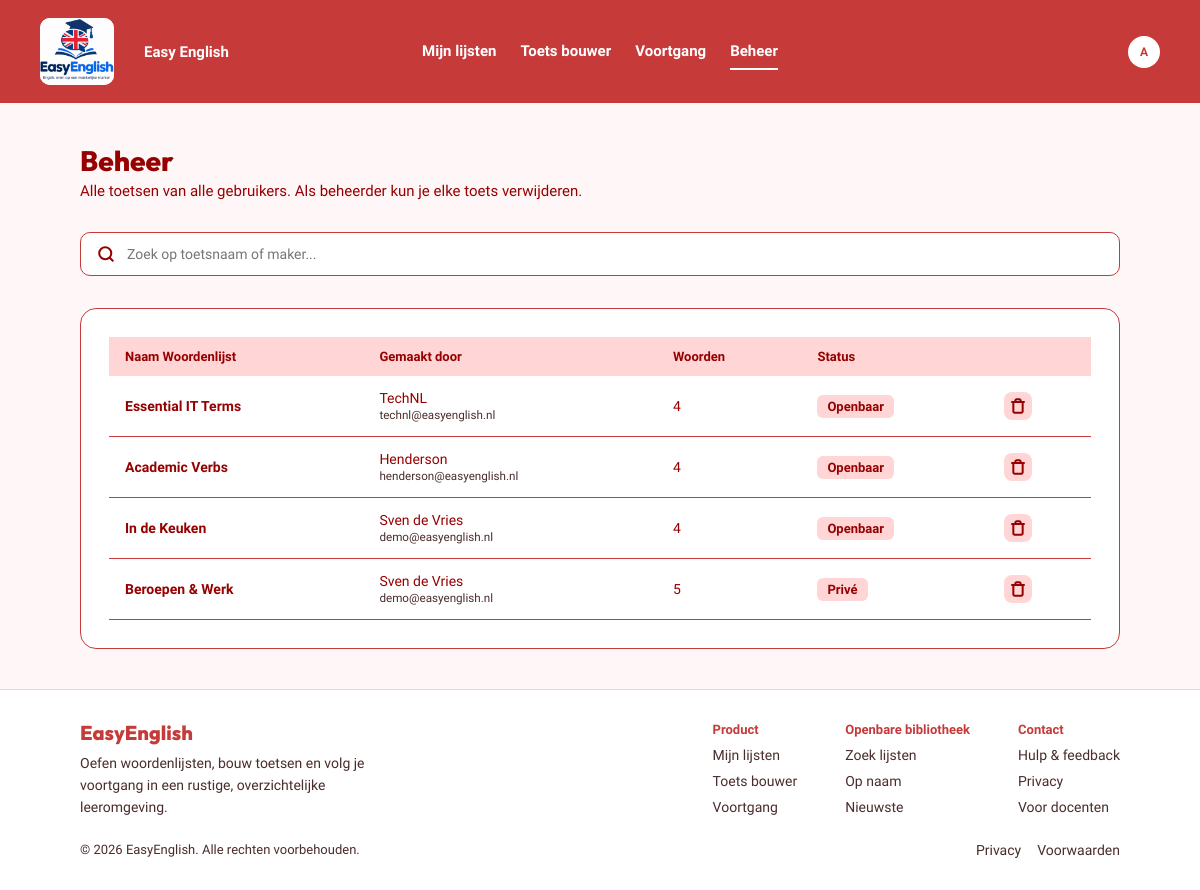
Screenshot of /beheer.php (signed in) with the database file from the repository.
### tables this page shows
CREATE TABLE users (
    id             INT AUTO_INCREMENT PRIMARY KEY,
    full_name      VARCHAR(100) NOT NULL,
    email          VARCHAR(150) NOT NULL UNIQUE,
    password_hash  VARCHAR(255) NOT NULL,
    default_public TINYINT(1) NOT NULL DEFAULT 0,
    is_admin       TINYINT(1) NOT NULL DEFAULT 0
);

CREATE TABLE word_lists (
    id           INT AUTO_INCREMENT PRIMARY KEY,
    user_id      INT NOT NULL,
    title        VARCHAR(150) NOT NULL,
    description  TEXT NULL,
    category     VARCHAR(50) NULL,
    direction    VARCHAR(5) NOT NULL DEFAULT 'nl-en',
    is_public    TINYINT(1) NOT NULL DEFAULT 0,
    is_published TINYINT(1) NOT NULL DEFAULT 0,
    FOREIGN KEY (user_id) REFERENCES users(id) ON DELETE CASCADE
);

### classes/Database.php (called while the page is built)
<?php
class Database
{
    private static $pdo = null;
    public static function connect()
    {
        if (self::$pdo == null) {
            self::$pdo = new PDO('mysql:host=127.0.0.1;dbname=easyenglish;charset=utf8mb4', 'root', '');
            self::$pdo->setAttribute(PDO::ATTR_ERRMODE, PDO::ERRMODE_EXCEPTION);
            self::$pdo->setAttribute(PDO::ATTR_DEFAULT_FETCH_MODE, PDO::FETCH_ASSOC);
        }
        return self::$pdo;
    }
}

### includes/init.php (called while the page is built, shortened)
<?php
require_once __DIR__ . '/../classes/Database.php';
require_once __DIR__ . '/../classes/User.php';
require_once __DIR__ . '/../classes/WordList.php';
$user = false;
if (isset($_SESSION['user_id'])) {
    $userClass = new User();
    $user = $userClass->getById($_SESSION['user_id']);
}
$isAdmin = $user && !empty($user['is_admin']);

### classes/User.php (called while the page is built, shortened)
<?php
class User
{
    private $db;
    public function __construct()
    {
        $this->db = Database::connect();
    }
    public function getById($id)
    {
        $stmt = $this->db->prepare('SELECT * FROM users WHERE id = ?');
        $stmt->execute([$id]);
        return $stmt->fetch();
    }
}

### classes/WordList.php (called while the page is built, shortened)
<?php
class WordList
{
    private $db;
    public function __construct()
    {
        $this->db = Database::connect();
    }
    public function getAllLists($zoek)
    {
        $stmt = $this->db->prepare('
            SELECT word_lists.*, users.full_name, users.email,
                (SELECT COUNT(*) FROM words WHERE words.list_id = word_lists.id) AS word_count
            FROM word_lists
            JOIN users ON users.id = word_lists.user_id
            WHERE word_lists.title LIKE ? OR users.full_name LIKE ?
            ORDER BY word_lists.id DESC
        ');
        $stmt->execute(['%' . $zoek . '%', '%' . $zoek . '%']);
        return $stmt->fetchAll();
    }
}

### beheer.php (the view, shortened to what this page needs)
<?php
require 'includes/init.php';
$wordList = new WordList();
$zoek = '';
$lijsten = $wordList->getAllLists($zoek);
$actief = 'beheer';
include 'includes/header.php';
?>
<main class="page">
    <div class="title-area">
        <h1>Beheer</h1>
        <p>Alle toetsen van alle gebruikers. Als beheerder kun je elke toets verwijderen.</p>
    </div>
    <form method="get" class="search-input">
        <img src="assets/icons/search.svg" alt="">
        <input type="search" name="zoek" value="<?= htmlspecialchars($zoek) ?>" placeholder="Zoek op toetsnaam of maker...">
    </form>
    <div class="card">
        <table class="data-table">
            <tr>
                <th>Naam Woordenlijst</th>
                <th>Gemaakt door</th>
                <th>Woorden</th>
                <th>Status</th>
                <th></th>
            </tr>
            <?php foreach ($lijsten as $lijst) { ?>
                <tr>
                    <td class="strong"><a href="lijst.php?id=<?= $lijst['id'] ?>"><?= htmlspecialchars($lijst['title']) ?></a></td>
                    <td><?= htmlspecialchars($lijst['full_name']) ?><br><small><?= htmlspecialchars($lijst['email']) ?></small></td>
                    <td><?= $lijst['word_count'] ?></td>
                    <td>
                        <span class="badge">
                            <?php
                            if ($lijst['is_published'] == 0) {
                                echo 'Concept';
                            } elseif ($lijst['is_public'] == 1) {
                                echo 'Openbaar';
                            } else {
                                echo 'Privé';
                            }
                            ?>
                        </span>
                    </td>
                    <td>
                        <form method="post" onsubmit="return confirm('Weet je zeker dat je deze toets wilt verwijderen?');">
                            <button class="icon-button" type="submit" title="Verwijderen">
                                <img src="assets/icons/trash.svg" alt="Verwijderen">
                            </button>
                        </form>
                    </td>
                </tr>
            <?php } ?>
        </table>
    </div>
</main>
<?php include 'includes/footer.php'; ?>

### includes/header.php (shortened to what this page needs)
<?php
$voorletters = '';
if ($user) {
    $delen = explode(' ', $user['full_name']);
    $voorletters = strtoupper(substr($delen[0], 0, 1));
}
?>
<!DOCTYPE html>
<html lang="nl">
<head>
    <link rel="stylesheet" href="assets/css/styles.css">
</head>
<body>
<header class="topbar">
    <a class="brand" href="index.php">
        <img class="logo" src="assets/img/logo.png" alt="Easy English logo">
        <span class="brand-name">Easy English</span>
    </a>
    <?php if ($user) { ?>
        <nav class="main-nav">
            <a href="index.php" class="<?= $actief == 'lijsten' ? 'active' : '' ?>">Mijn lijsten</a>
            <a href="toetsbouwer.php" class="<?= $actief == 'bouwer' ? 'active' : '' ?>">Toets bouwer</a>
            <a href="voortgang.php" class="<?= $actief == 'voortgang' ? 'active' : '' ?>">Voortgang</a>
            <?php if ($isAdmin) { ?>
                <a href="beheer.php" class="<?= $actief == 'beheer' ? 'active' : '' ?>">Beheer</a>
            <?php } ?>
        </nav>
        <div class="header-right">
            <a class="avatar" href="instellingen.php" title="Instellingen"><?= htmlspecialchars($voorletters) ?></a>
        </div>
    <?php } ?>
</header>

### assets/css/styles.css (style rules this page uses)
:root { --rood: #c63a3a; --donkerrood: #960000; --roze: #ffd5d5; --achtergrond: #fff7f7; --bruin: #4a2c2c; --lijn: #e8d7d7; }
* { box-sizing: border-box; }
body { margin: 0; display: flex; flex-direction: column; min-height: 100vh; background: var(--achtergrond); color: var(--donkerrood); font-family: 'Geist', Arial, sans-serif; font-size: 15px; }
main { flex: 1; }
h1, h2, h3, p { margin: 0; }
a { color: inherit; }
button, input, select, textarea { font: inherit; color: inherit; }
button { cursor: pointer; }
img { display: block; }
.topbar { display: grid; grid-template-columns: 1fr auto 1fr; align-items: center; padding: 18px 40px; background: var(--rood); }
.brand { display: flex; align-items: center; gap: 30px; text-decoration: none; }
.logo { width: 74px; height: 67px; background: white; border-radius: 10px; object-fit: cover; }
.brand-name, .main-nav a { color: white; font-size: 15px; font-weight: 600; text-decoration: none; }
.main-nav { display: flex; gap: 24px; }
.main-nav a { padding: 8px 0; border-bottom: 2px solid transparent; }
.main-nav a:hover, .main-nav a.active { border-bottom-color: white; }
.header-right { display: flex; justify-content: flex-end; }
.avatar { display: flex; align-items: center; justify-content: center; width: 32px; height: 32px; background: white; color: var(--rood); border-radius: 50%; font-size: 12px; font-weight: 700; text-decoration: none; }
.page { display: flex; flex-direction: column; gap: 32px; max-width: 1280px; margin: 0 auto; padding: 40px 80px; width: 100%; }
.card { display: flex; flex-direction: column; gap: 20px; padding: 28px; background: white; border: 1px solid var(--rood); border-radius: 16px; }
.title-area h1 { font-family: 'Outfit', Arial, sans-serif; font-size: 28px; font-weight: 800; }
.title-area p { margin-top: 4px; }
.badge { display: inline-block; padding: 4px 10px; background: var(--roze); border-radius: 6px; font-size: 13px; font-weight: 700; }
.icon-button { display: flex; padding: 6px; background: var(--roze); border: 0; border-radius: 8px; }
.search-input { display: flex; flex: 1; align-items: center; gap: 10px; padding: 12px 16px; background: white; border: 1px solid var(--rood); border-radius: 10px; }
.search-input input { flex: 1; border: 0; outline: none; font-size: 14px; }
.data-table { width: 100%; border-collapse: collapse; font-size: 14px; text-align: left; }
.data-table th { padding: 12px 16px; background: var(--roze); font-size: 13px; }
.data-table td { padding: 14px 16px; border-bottom: 1px solid var(--rood); }
.data-table .strong { font-weight: 600; }
.data-table a { text-decoration: none; }
.data-table small { color: var(--bruin); }

### rows the page displays
users: full_name "A"
word_lists: title "Essential IT Terms", user.full_name "TechNL", user.email "technl@easyenglish.nl", word_count "4", is_published "Openbaar"
word_lists: title "Academic Verbs", user.full_name "Henderson", user.email "henderson@easyenglish.nl", word_count "4", is_published "Openbaar"
word_lists: title "In de Keuken", user.full_name "Sven de Vries", user.email "demo@easyenglish.nl", word_count "4", is_published "Openbaar"
word_lists: title "Beroepen & Werk", user.full_name "Sven de Vries", user.email "demo@easyenglish.nl", word_count "5", is_published "Privé"
